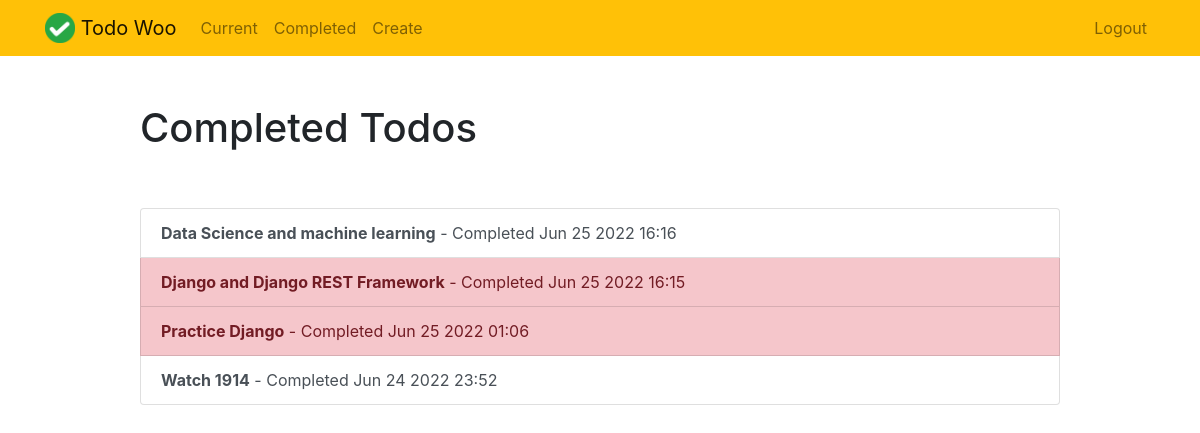
The app's page /completed/ (signed in), older data.
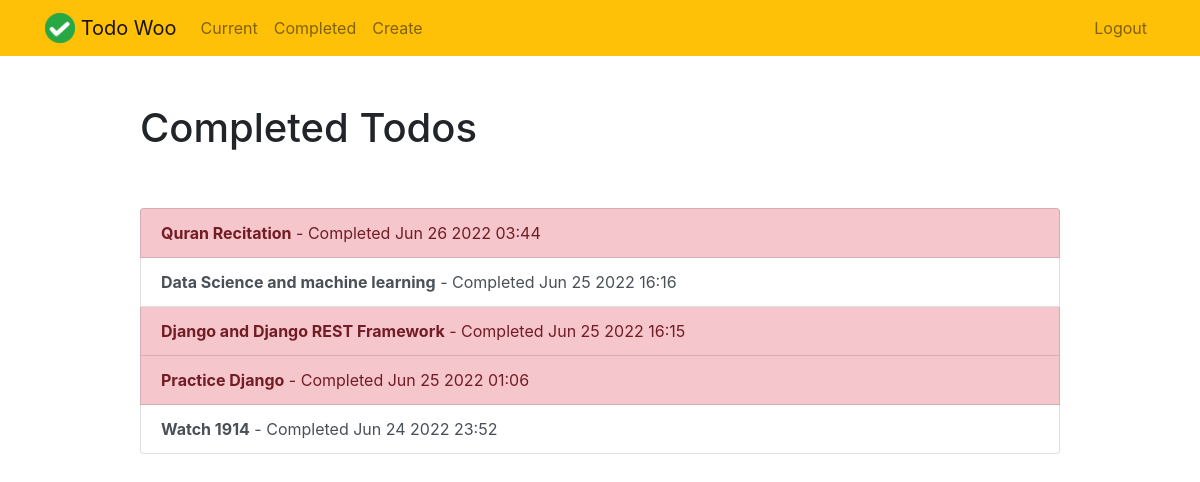
The same page, newer data.
### TodoApp/models.py (models this page shows, shortened)
class Todo(models.Model):
    title = models.CharField(max_length=100)
    memo = models.TextField(blank=True)
    created = models.DateTimeField(auto_now_add=True)
    datecompleted = models.DateTimeField(null=True, blank=True)
    important = models.BooleanField(default=False)
    user = models.ForeignKey(User, on_delete=models.CASCADE)

### TodoApp/views.py (the view)
# urls.py: path('completed/', views.completedtodos, name='completedtodos'),
@login_required
def completedtodos(request):
    todos = Todo.objects.filter(user=request.user, datecompleted__isnull=False).order_by('-datecompleted')
    return render(request, 'todo/completed-todo.html', {'todos':todos})

### TodoApp/templates/todo/completed-todo.html
{% extends "todo/base.html" %}
{% block content %}
    <div class="row justify-content-center mt-5">
        <div class="col-md-10">
            <h1>Completed Todos</h1>
        </div>
    </div>
    <div class="row justify-content-center mt-5">
        <div class="col-md-10">
            <div class="list-group">
                {% for todo in todos %}
                    <a href="{% url 'viewtodo' todo.id %}" class="list-group-item list-group-item-action{% if todo.important %} list-group-item-danger{% endif %}"><b>{{ todo.title }}</b> - Completed {{ todo.datecompleted|date:'M j Y H:i' }}</a>
                {% endfor %}
            </div>
        </div>
    </div>
{% endblock %}

Row changes from the older to the newer data that the page shows:
now on this page (row edited): Todo: title "Quran Recitation", datecompleted "Jun 26 2022 03:44"
